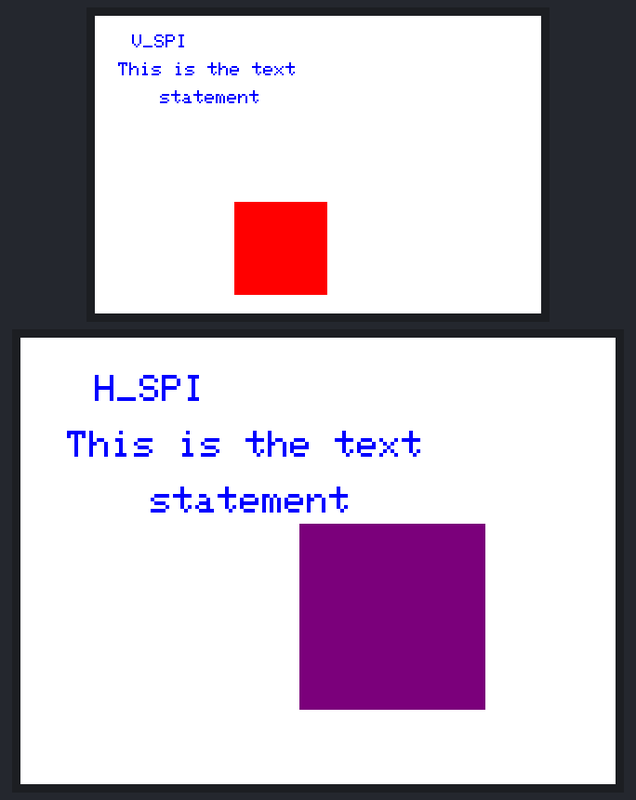
The sketch below on a simulated ESP32. Parts: 480×320 colour display, 320×240 colour display.

Above: at 0.5 s.

The sketch:

tft_spi_display_esp32.ino
```cpp
#include <Arduino_GFX_Library.h>

#define V_TFT_SCK    18
#define V_TFT_MOSI   23
#define V_TFT_MISO   19
#define V_TFT_CS     5
#define V_TFT_DC     2
#define V_TFT_RESET  4

#define H_TFT_SCK    14
#define H_TFT_MOSI   13
#define H_TFT_MISO   12
#define H_TFT_CS     15
#define H_TFT_DC     25
#define H_TFT_RESET  26


Arduino_ESP32SPI V_bus = Arduino_ESP32SPI(V_TFT_DC, V_TFT_CS, V_TFT_SCK, V_TFT_MOSI, V_TFT_MISO);
Arduino_ILI9488 V_display = Arduino_ILI9488(&V_bus, V_TFT_RESET);

Arduino_ESP32SPI H_bus = Arduino_ESP32SPI(H_TFT_DC, H_TFT_CS, H_TFT_SCK, H_TFT_MOSI, H_TFT_MISO);
Arduino_ILI9341 H_display = Arduino_ILI9341(&H_bus, H_TFT_RESET);

void setup(void)
{
  V_display.begin();
  V_display.setRotation(3);

  V_display.fillScreen(WHITE);
  V_display.setCursor(40, 20);
  V_display.setTextSize(2);
  V_display.setTextColor(BLUE);
  V_display.print("V_SPI");

  V_display.setCursor(25, 50);
  V_display.print("This is the text");

  V_display.setCursor(70, 80);
  V_display.print("statement");

  V_display.fillRect(150, 200, 100, 100, RED);  // 여유 있게 위치 조정

  // MAKR: --

  H_display.begin();
  H_display.setRotation(3);

  H_display.fillScreen(WHITE);
  H_display.setCursor(40, 20);
  H_display.setTextSize(2);
  H_display.setTextColor(BLUE);
  H_display.print("H_SPI");

  H_display.setCursor(25, 50);
  H_display.print("This is the text");

  H_display.setCursor(70, 80);
  H_display.print("statement");

  H_display.fillRect(150, 100, 100, 100, PURPLE);  // 여유 있게 위치 조정
}

void loop() {}
```
